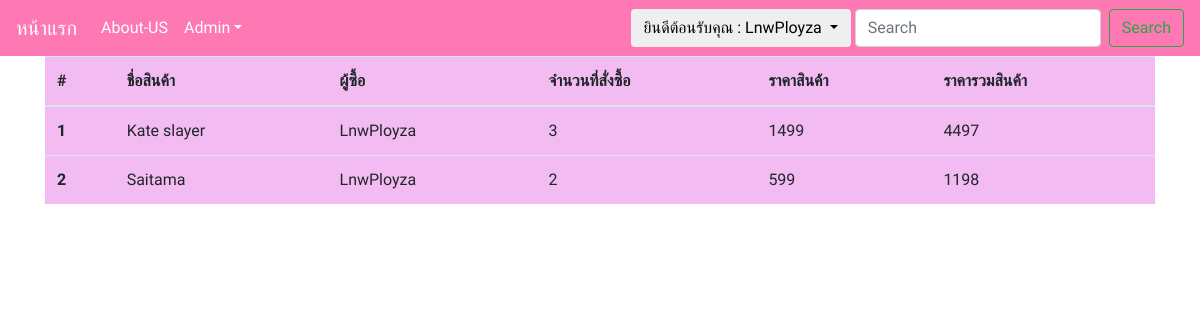
The app's page /admin-order.php (signed in) with its own data.
### tables this page shows
CREATE TABLE `bill` (
  `bill_id` int(11) NOT NULL,
  `bill_products_name` varchar(150) NOT NULL,
  `bill_customer` varchar(150) NOT NULL,
  `bill_price` int(11) NOT NULL,
  `bill_result_price` int(11) NOT NULL,
  `bill_product_qty` int(11) NOT NULL
);

CREATE TABLE `users` (
  `user_id` int(11) NOT NULL,
  `user_email` varchar(120) NOT NULL,
  `user_pass` varchar(20) NOT NULL,
  `user_name` varchar(100) NOT NULL,
  `user_tier` int(11) NOT NULL DEFAULT 1 COMMENT '0=admin 1=customer'
);

### admin-order.php (the view, shortened to what this page needs)
<?php
require_once 'navbar.php';
require_once 'connect.php';
 ?>
 <body>
   <div class="container">
     <div class="table-responsive">
       <table style="background:#f2bcf2" class="table">
 <thead>
   <tr>
     <th scope="col">#</th>
     <th scope="col">ชื่อสินค้า</th>
     <th scope="col">ผู้ซื้อ</th>
     <th scope="col">จำนวนที่สั่งซื้อ</th>
     <th scope="col">ราคาสินค้า</th>
     <th scope="col">ราคารวมสินค้า</th>
   </tr>
 </thead>
 <tbody>
 <?php
 $n=1;
 $sql = "SELECT * FROM bill";
 $result=$mysqli->query($sql);
   while ($row = mysqli_fetch_array($result)) {
     ?>
     <tr>
       <th scope="row"><?php echo $n; ?></th>
       <td><?php echo $row['bill_products_name']; ?></td>
       <td><?php  $prepare="SELECT user_name,user_id FROM users";
       $compare=$mysqli->query($prepare);
       while($row2= mysqli_fetch_array($compare)){
         if ($row['bill_customer']==$row2['user_id']) {
           echo $row2['user_name'];
         }
       } ?></td>
       <td><?php echo $row['bill_product_qty']; ?></td>
       <td><?php echo $row['bill_price']; ?></td>
       <td><?php echo $row['bill_result_price']; ?></td>
     </tr>
     <?php
     $n++;
   }
  ?>
</tbody>
</table>
 </div>
</div>
</body>

### navbar.php (style rules this page uses)
* { font-family: 'Mali', cursive; }

### admin-order.php (style rules this page uses)
body { background-image: url("img/bg1.png"); }

### records on screen
bill: bill_products_name "Kate slayer", bill_product_qty "3", bill_price "1499", bill_result_price "4497"
users: user_name "LnwPloyza"
bill: bill_products_name "Saitama", bill_product_qty "2", bill_price "599", bill_result_price "1198"

### other values on screen
$_SESSION['user_name'] "LnwPloyza"
